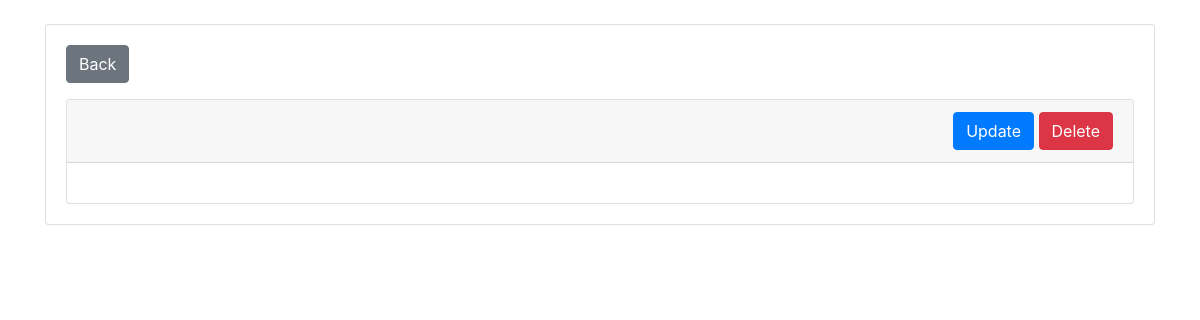
The app's page /post/20, older data.
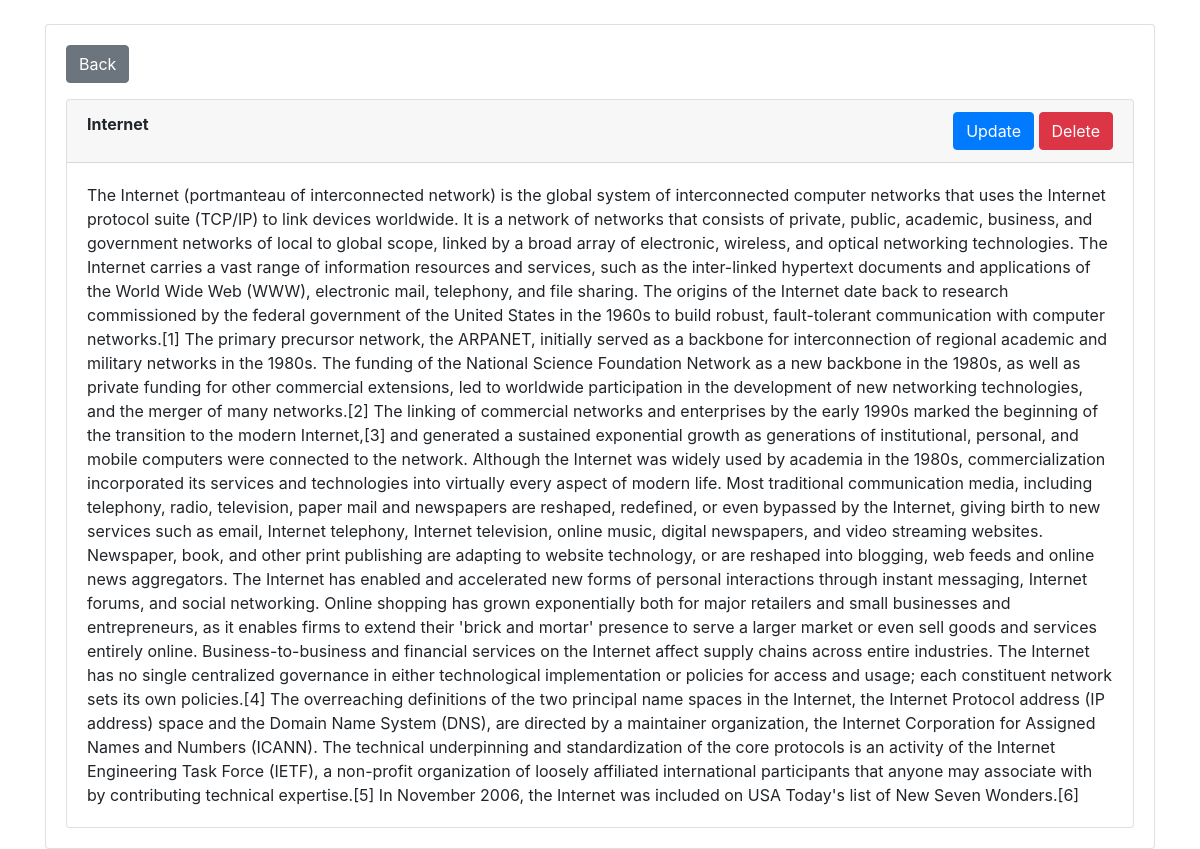
The same page, newer data.
### tables this page shows
CREATE TABLE posts(id INTEGER PRIMARY KEY AUTOINCREMENT,title TEXT, post TEXT);

### app.py (the view)
@app.route('/post/<_id>')
def post(_id):
    db = sqlite3.connect('posts.db')
    cursor = db.cursor()
    cursor.execute('SELECT * FROM posts WHERE id=%s' % _id)
    post = cursor.fetchone()
    db.close()
    return render_template('post.html', post=post)

### templates/post.html
{% extends 'layout.html' %}
{% block body %}
  <div class="container">
    <div class="row">
      <div class="col">
        <div class="card mt-4">
          <div class="card-body">
            <button class="btn btn-secondary" onclick="history.back()">Back</button>
            <div class="card mt-3">
              <div class="card-header">
                <div class="row">
                  <div class="col"><strong>{{post[1]}}</strong></div>
                  <div class="col text-right">
                    <a class="btn btn-primary" href="/edit?title={{post[1]}}&post={{post[2]}}&_id={{post[0]}}">Update</a>
                    <a class="btn btn-danger" href="/delete/{{post[0]}}">Delete</a>
                  </div>
                </div>
              </div>
              <div class="card-body">
                {{post[2]}}
              </div>
            </div>
          </div>
        </div>
      </div>
    </div>
  </div>
{% endblock %}

Row changes from the older to the newer data that the page shows:
added posts: title "Internet", post "The Internet (portmanteau of interconnected network) is the global system of interconnected computer networks that uses the Internet protocol suite (TCP/IP) to link devices worldwide. It is a network of networks that consists of private, public, academic, business, and government networks of local to global scope, linked by a broad array of electronic, wireless, and optical networking technologies. The Internet carries a vast range of information resources and services, such as the inter-linked hypertext documents and applications of the World Wide Web (WWW), electronic mail, telephony, and file sharing. The origins of the Internet date back to research commissioned by the federal…"
